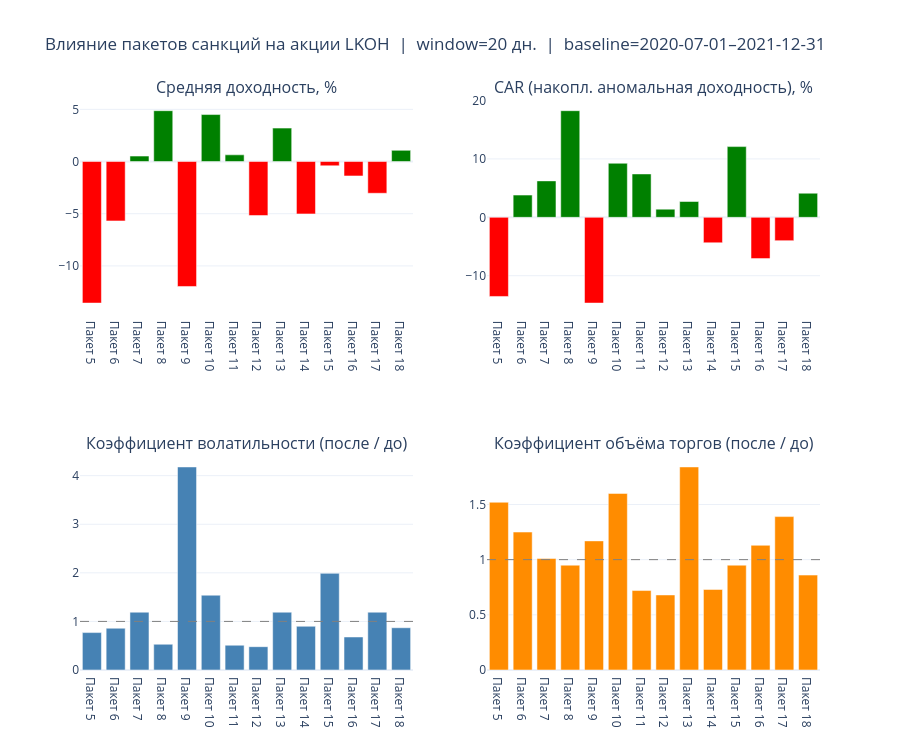

Notebook code cell kept with this figure:
### Markdown cell above
● Интерпретация колонок таблицы
  ---
  Метрики доходности

  Доходность точечная, % - Цена в первый день окна "до" vs цена в последний день окна "после".
  Нестабильна — зависит от двух конкретных дней. Используется только для наглядности.

  Доходность средняя, %
  Средняя цена за 20 дней после события vs средняя цена за 20 дней до.

  Надёжнее точечной — сглаживает случайные дни. Основная метрика доходности.

  - +5% → акция в среднем торговалась на 5% выше после события
  - -15% → рынок в среднем упал на 15% в окне после события

  ---
  CAR (Cumulative Abnormal Return), %

  Сумма аномальных дневных доходностей в окне "после".
  Аномальная = фактическая − ожидаемая (baseline 2020–2021).

  Самая важная метрика. Отвечает на вопрос: акция упала из-за события, или она и так бы упала?

  - CAR = -15% → акция потеряла 15% сверх того, что было бы без события
  - CAR = +0% при доходность средняя = -5% → рынок падал и без события, само событие не добавило эффекта
  - CAR = -5% при доходность средняя = -15% → из 15% падения только 5% объясняется аномалией, остальные 10% — норма рынка того периода

  ---
  Волатильность

  Волатильность до/после, % — среднеквадратичное отклонение дневных доходностей в окне (в %).

  Коэф. волатильности = после / до. > 1 → рынок нервничал после события (неопределённость выросла). < 1 → рынок успокоился. 4.18 у LKOH на пакет 9 → колебания выросли в 4 раза — явный сигнал стресса

  ---
  Объём

  Объём до/после — средний дневной объём торгов в акциях.

  Коэф. объёма = после / до
  - > 1 → объём вырос, рынок реагировал активно (инвесторы перекладывались)
  - < 1 → объём упал, реакции почти не было
  - 1.84 → объём вырос почти в 2 раза — событие привлекло внимание

  ---
  Как читать строку в целом

  Пример: SBER, начало войны
  avg = -50.5%,  CAR = -16.7%,  vol_ratio = 0.79,  vol_ratio = 0.79
  → Акция упала на 50.5% в среднем за 20 дней после.
  → Из них ~17% — именно аномальная реакция на событие, остальные ~33% — рыночный контекст того периода (биржа была закрыта, торги заморожены).
  → Волатильность снизилась — парадоксально, но объясняется заморозкой торгов: дни без торгов дают нулевые доходности, сжимая std.

### Code cell
# ── Барчарты для выбранного тикера ───────────────────────────────────────
PLOT_TICKER = 'LKOH'  # поменяй на любой из TICKERS

df = results_df[results_df['Тикер'] == PLOT_TICKER]
labels = df['Пакет']
colors_ret = ['green' if v >= 0 else 'red' for v in df['Доходность средняя, %']]
colors_car = ['green' if v >= 0 else 'red' for v in df['CAR, %']]

fig = make_subplots(
    rows=2, cols=2,
    subplot_titles=[
        'Средняя доходность, %',
        'CAR (накопл. аномальная доходность), %',
        'Коэффициент волатильности (после / до)',
        'Коэффициент объёма торгов (после / до)',
    ]
)

fig.add_trace(go.Bar(x=labels, y=df['Доходность средняя, %'], marker_color=colors_ret, name='Доходность'), row=1, col=1)
fig.add_trace(go.Bar(x=labels, y=df['CAR, %'], marker_color=colors_car, name='CAR'), row=1, col=2)
fig.add_trace(go.Bar(x=labels, y=df['Коэф. волатильности'], marker_color='steelblue', name='Волатильность'), row=2,
              col=1)
fig.add_trace(go.Bar(x=labels, y=df['Коэф. объёма'], marker_color='darkorange', name='Объём'), row=2, col=2)

fig.add_hline(y=1, row=2, col=1, line_dash='dash', line_color='gray', line_width=1)
fig.add_hline(y=1, row=2, col=2, line_dash='dash', line_color='gray', line_width=1)

fig.update_layout(
    height=750,
    title_text=(
        f'Влияние пакетов санкций на акции {PLOT_TICKER}  |  window={PARAMS.window} дн.  |  '
        f'baseline={PARAMS.baseline_start}–{PARAMS.baseline_end}'
    ),
    showlegend=False,
    template='plotly_white',
)

fig

### Figure 1 — Plotly figure (JSON) as saved in the notebook; plotly's stock layout.template omitted (floating-point values rounded to 4 significant figures)
{"data": [{"marker": {"color": ["red", "red", "green", "green", "red", "green", "green", "red", "green", "red", "red", "red", "red", "green"]}, "name": "Доходность", "x": ["Пакет 5", "Пакет 6", "Пакет 7", "Пакет 8", "Пакет 9", "Пакет 10", "Пакет 11", "Пакет 12", "Пакет 13", "Пакет 14", "Пакет 15", "Пакет 16", "Пакет 17", "Пакет 18"], "y": [-13.56, -5.69, 0.52, 4.87, -11.97, 4.5, 0.64, -5.17, 3.2, -5.02, -0.41, -1.38, -3.04, 1.07], "type": "bar", "xaxis": "x", "yaxis": "y"}, {"marker": {"color": ["red", "green", "green", "green", "red", "green", "green", "green", "green", "red", "green", "red", "red", "green"]}, "name": "CAR", "x": ["Пакет 5", "Пакет 6", "Пакет 7", "Пакет 8", "Пакет 9", "Пакет 10", "Пакет 11", "Пакет 12", "Пакет 13", "Пакет 14", "Пакет 15", "Пакет 16", "Пакет 17", "Пакет 18"], "y": [-13.55, 3.81, 6.24, 18.26, -14.68, 9.26, 7.43, 1.4, 2.71, -4.36, 12.11, -7.07, -3.99, 4.13], "type": "bar", "xaxis": "x2", "yaxis": "y2"}, {"marker": {"color": "steelblue"}, "name": "Волатильность", "x": ["Пакет 5", "Пакет 6", "Пакет 7", "Пакет 8", "Пакет 9", "Пакет 10", "Пакет 11", "Пакет 12", "Пакет 13", "Пакет 14", "Пакет 15", "Пакет 16", "Пакет 17", "Пакет 18"], "y": [0.77, 0.86, 1.19, 0.53, 4.18, 1.54, 0.51, 0.48, 1.19, 0.9, 1.99, 0.68, 1.19, 0.87], "type": "bar", "xaxis": "x3", "yaxis": "y3"}, {"marker": {"color": "darkorange"}, "name": "Объём", "x": ["Пакет 5", "Пакет 6", "Пакет 7", "Пакет 8", "Пакет 9", "Пакет 10", "Пакет 11", "Пакет 12", "Пакет 13", "Пакет 14", "Пакет 15", "Пакет 16", "Пакет 17", "Пакет 18"], "y": [1.52, 1.25, 1.01, 0.95, 1.17, 1.6, 0.72, 0.68, 1.84, 0.73, 0.95, 1.13, 1.39, 0.86], "type": "bar", "xaxis": "x4", "yaxis": "y4"}], "layout": {"xaxis": {"anchor": "y", "domain": [0.0, 0.45]}, "yaxis": {"anchor": "x", "domain": [0.625, 1.0]}, "xaxis2": {"anchor": "y2", "domain": [0.55, 1.0]}, "yaxis2": {"anchor": "x2", "domain": [0.625, 1.0]}, "xaxis3": {"anchor": "y3", "domain": [0.0, 0.45]}, "yaxis3": {"anchor": "x3", "domain": [0.0, 0.375]}, "xaxis4": {"anchor": "y4", "domain": [0.55, 1.0]}, "yaxis4": {"anchor": "x4", "domain": [0.0, 0.375]}, "annotations": [{"font": {"size": 16}, "showarrow": false, "text": "Средняя доходность, %", "x": 0.225, "xanchor": "center", "xref": "paper", "y": 1.0, "yanchor": "bottom", "yref": "paper"}, {"font": {"size": 16}, "showarrow": false, "text": "CAR (накопл. аномальная доходность), %", "x": 0.775, "xanchor": "center", "xref": "paper", "y": 1.0, "yanchor": "bottom", "yref": "paper"}, {"font": {"size": 16}, "showarrow": false, "text": "Коэффициент волатильности (после / до)", "x": 0.225, "xanchor": "center", "xref": "paper", "y": 0.375, "yanchor": "bottom", "yref": "paper"}, {"font": {"size": 16}, "showarrow": false, "text": "Коэффициент объёма торгов (после / до)", "x": 0.775, "xanchor": "center", "xref": "paper", "y": 0.375, "yanchor": "bottom", "yref": "paper"}], "shapes": [{"line": {"color": "gray", "dash": "dash", "width": 1}, "type": "line", "x0": 0, "x1": 1, "xref": "x3 domain", "y0": 1, "y1": 1, "yref": "y3"}, {"line": {"color": "gray", "dash": "dash", "width": 1}, "type": "line", "x0": 0, "x1": 1, "xref": "x4 domain", "y0": 1, "y1": 1, "yref": "y4"}], "title": {"text": "Влияние пакетов санкций на акции LKOH  |  window=20 дн.  |  baseline=2020-07-01–2021-12-31"}, "height": 750, "showlegend": false}}
